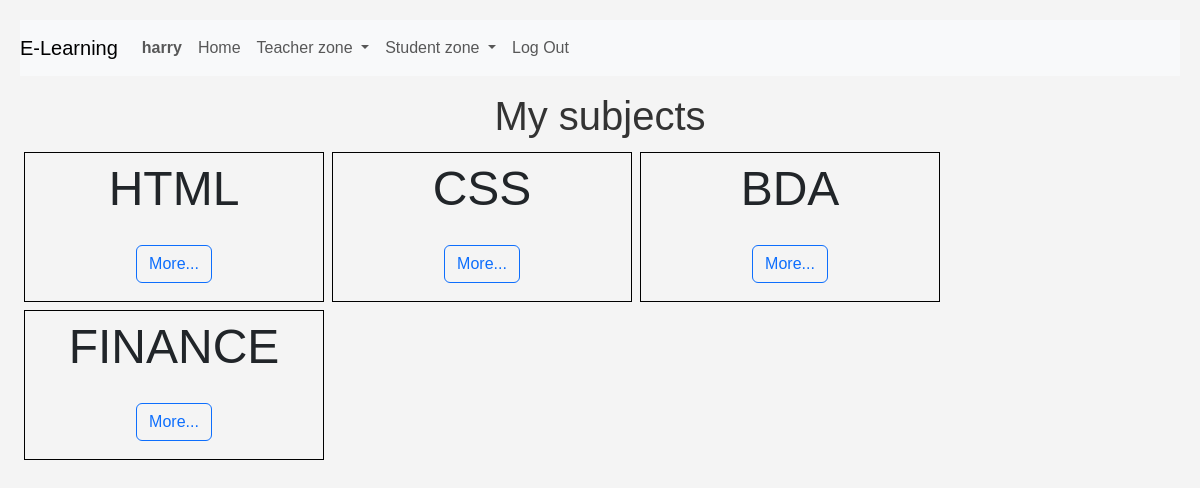
Before: /my_subject/ (signed in) with the older database file.
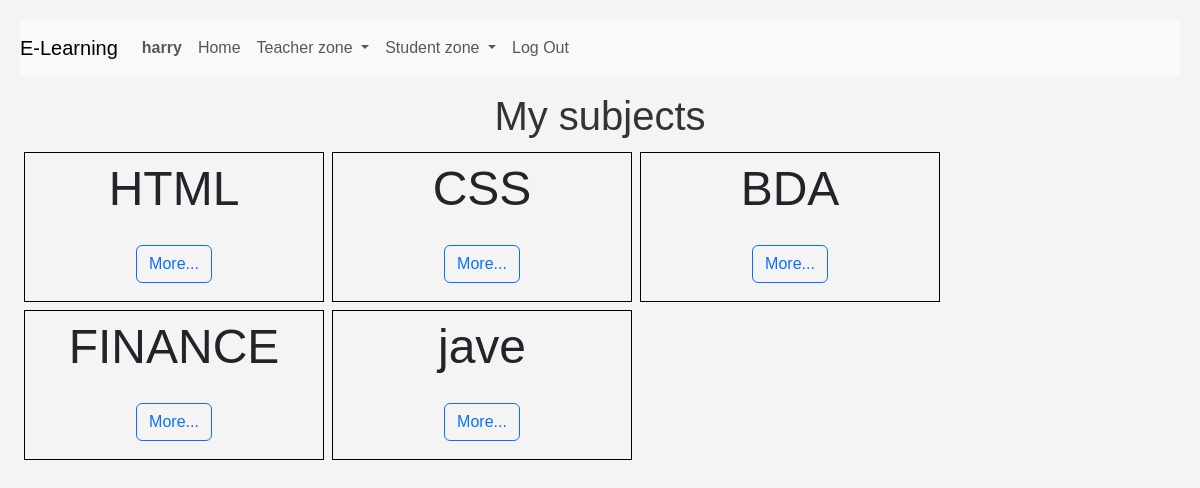
After: the same page with the newer database file.
### e_learning/models.py (models this page shows)
class Subject(models.Model):
    subject_name = models.CharField(max_length=100 ,unique=True)
    subject_description =models.TextField(blank=True)
    created_at = models.DateTimeField(auto_now_add=True)
    teacher = models.ForeignKey(Teacher, on_delete=models.CASCADE, related_name="subject_teacher")
    course= models.ManyToManyField(Course ,related_name="course_subject")
    enrolled_by = models.ManyToManyField(Student, through='enroll' , through_fields=('subject', 'student'),related_name='enrolled_sub')

### e_learning/views.py (the view)
# urls.py: path("my_subject/",views.my_subject,name="my_subject"),
@login_required
def my_subject(request):
    user=request.user
    user1=User.objects.get(username=user)
    try :
        teacher=Teacher.objects.get(teacher_user=user1)
        subjects= Subject.objects.filter(teacher=teacher)
        return render (request,"e_learning/my_subject.html",{
            "subjects":subjects,
        })
    except Teacher.DoesNotExist:
       return HttpResponseRedirect('not_authorized')

### e_learning/templates/e_learning/my_subject.html (shortened to what this page needs)
{% extends "e_learning/layout.html" %}
{% load static %}
{% block body %}
<h1> My subjects</h1>
<div style="display: flex; flex-wrap: wrap;
align-content: flex-start;
">
    {% for subject in subjects %}
    <div id="subject{{subject.id}}" style="border: 1px solid black ; height: 150px;width: 300px; margin: 4px; text-align: center; font-size: 3em;" >
       {{subject.subject_name}}
       <br>
       <a href="{%url 'subject' subject.subject_name %}" class="btn btn-outline-primary">More... </a>
    </div>
    {% endfor %}
</div>
{% endblock %}

Changed rows visible on the page:
added Subject: subject_name "jave"
